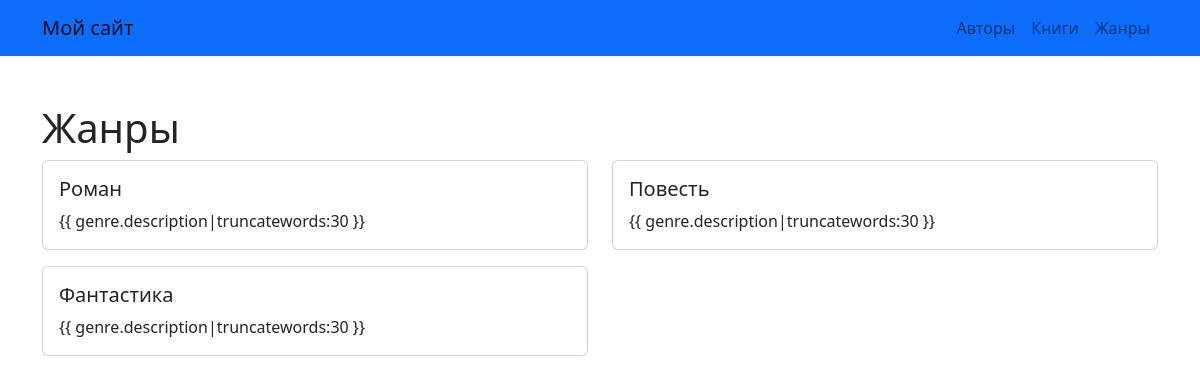
The page /genres/ on the database its author committed.
### myapp/models.py (models this page shows)
class Genre(models.Model):
    name = models.CharField(max_length=50)
    description = models.TextField(blank=True)

### myapp/views.py (the view)
# urls.py: path('genres/', genres, name='genres'),
def genres(request):
    genres = Genre.objects.all()
    context = {
        'genres': genres
    }
    return render(request, 'genres.html', context)

### myapp/templates/genres.html
{% extends 'base.html' %} {% block content %}
<div class="container mt-5">
    <h1>Жанры</h1>
    <div class="row">
        {% for genre in genres %}
        <div class="col-md-6">
            <div class="card mb-3">
                <div class="card-body">
                    <h5 class="card-title">{{ genre.name }}</h5>
                    <p class="card-text">
                        {% if genre.description %} {{
                        genre.description|truncatewords:30 }} {% else %}
                        Описания пока мет {% endif %}
                    </p>
                </div>
            </div>
        </div>
        {% endfor %}
    </div>
</div>
{% endblock %}

### rows shown on the page
Genre: name "Роман", shows "{{ genre.description|truncatewords:30 }}"
Genre: name "Повесть", shows "{{ genre.description|truncatewords:30 }}"
Genre: name "Фантастика", shows "{{ genre.description|truncatewords:30 }}"
